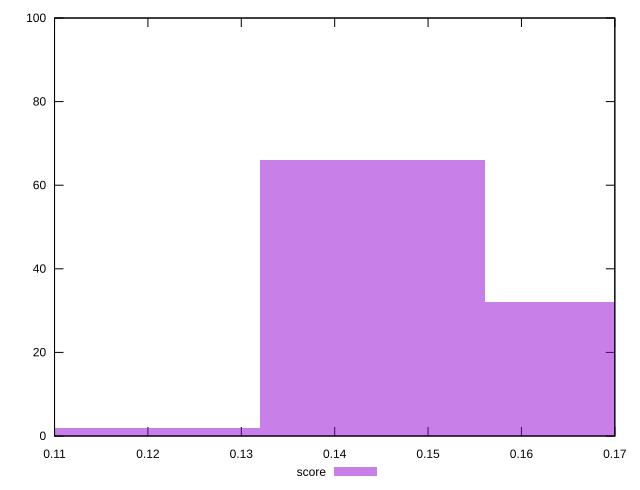

Write the gnuplot code that produced this figure.
reset

$score <<EOF
0.12004336034966138 2
0.14405203241959366 66
0.16806070448952592 32
EOF

set key outside below
set boxwidth 0.024008672069932277
set xrange [0.11:0.17]
set yrange [0:100]
set trange [0:100]
set style fill transparent solid 0.5 noborder
set terminal svg size 640, 490 enhanced background rgb 'white'
set output "reports/report_00030_2021-02-24T20-42-31.540Z/interactive/samples/music/score/histogram.svg"

plot $score title "score" with boxes

reset
